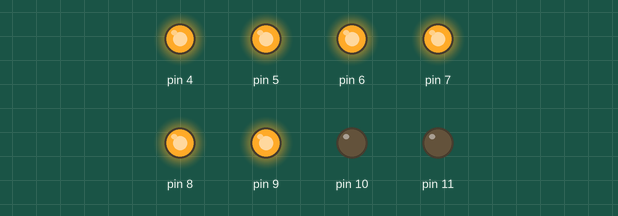
Recording of a sketch running on a simulated Arduino Uno, built with avr-gcc and run on an emulated ATmega328P. Shown: output pins drawn as LEDs (lit = HIGH).

Above: at 0.1 s.
At 4.1 s:
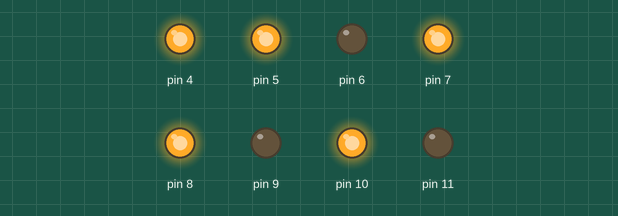
At 9.1 s:
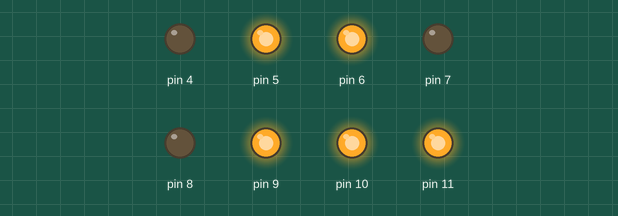
At 18.1 s:
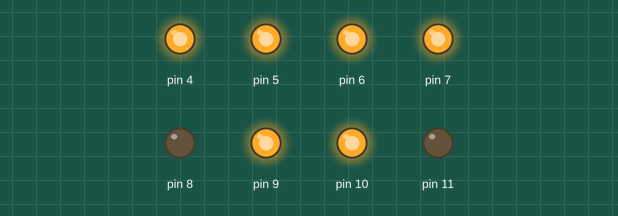
At 28.1 s:
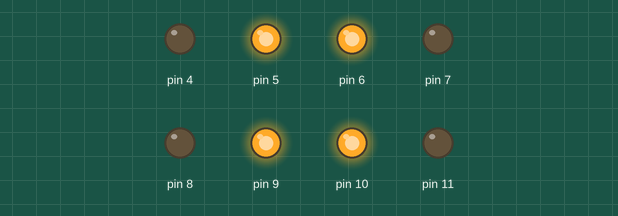
At 39.1 s:
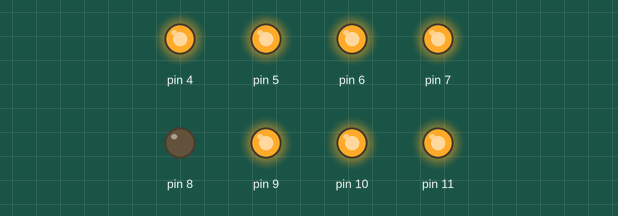
Timing chart, 0 to 40.0 s (numbered marks = the images above):
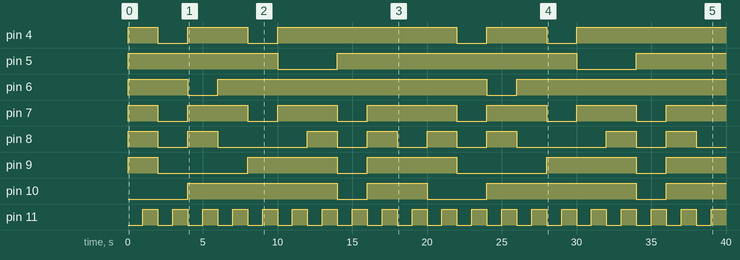

The sketch:

NixieTube.ino
```cpp
//数字引脚4~11分别接8字数码管的a~h端，每一端都要串联一个电阻
int number[20][8]={
{1,1,1,1,1,1,0,0},
{0,1,1,0,0,0,0,0},
{1,1,0,1,1,0,1,0},
{1,1,1,1,0,0,1,0},
{0,1,1,0,0,1,1,0},
{1,0,1,1,0,1,1,0},
{1,0,1,1,1,1,1,0},
{1,1,1,0,0,0,0,0},
{1,1,1,1,1,1,1,0},
{1,1,1,1,0,1,1,0}};

void setup() {
for (int i=4;i<=11;i++)
{
  pinMode(i,OUTPUT);
}

}

void loop() {
for (int m=0;m<=9;m++)
{
  int pin=3;
  for (int n=0;n<=7;n++)
  {
    pin++;
    digitalWrite(pin,number[m][n]);

  }
  delay(1000);
  digitalWrite(pin,1);//显示小数点
  delay(1000);
}
}
```

Measured:
- by itself, pin 4: LOW → HIGH at 0.00 s, → LOW 2.0 s later, → HIGH 2.0 s later, → LOW 4.0 s later, … (9 changes in this stretch)
- by itself, pin 5: goes HIGH 10.0 s, LOW 4.0 s, HIGH 16.0 s, LOW 4.0 s, then HIGH
- by itself, pin 6: goes HIGH 4.0 s, LOW 2.0 s, HIGH 18.0 s, LOW 2.0 s, then HIGH
- by itself, pin 7: LOW → HIGH at 0.00 s, → LOW 2.0 s later, → HIGH 2.0 s later, → LOW 4.0 s later, … (13 changes in this stretch)
- by itself, pin 8: LOW → HIGH at 0.00 s, → LOW 2.0 s later, → HIGH 2.0 s later, → LOW 2.0 s later, … (16 changes in this stretch)
- by itself, pin 9: LOW → HIGH at 0.00 s, → LOW 2.0 s later, → HIGH 6.0 s later, → LOW 6.0 s later, … (9 changes in this stretch)
- by itself, pin 10: goes HIGH 10.0 s, LOW 2.0 s, HIGH 4.0 s, LOW 4.0 s, HIGH 10.0 s, LOW 2.0 s, then HIGH
- by itself, pin 11: alternates HIGH for 1.0 s and LOW for 1.0 s
